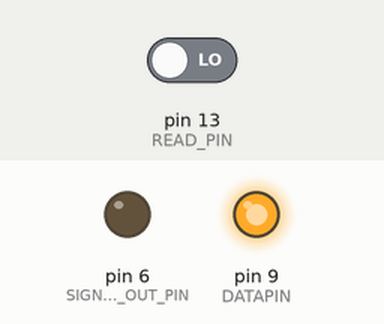
Simulated run of this sketch. Board: Arduino Uno, built with avr-gcc and run on an emulated ATmega328P. On the bench: output pins drawn as LEDs (lit = HIGH). The inputs (shaded band) are chosen by the test bench; at power-on: pin 13 (READ_PIN) LOW.

Above: at 1.2 s.
1.3 s: pin 13 (READ_PIN) driven HIGH
At 2.6 s:
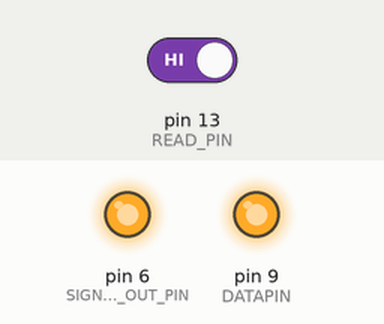
2.9 s: pin 13 (READ_PIN) driven LOW
At 4.3 s:
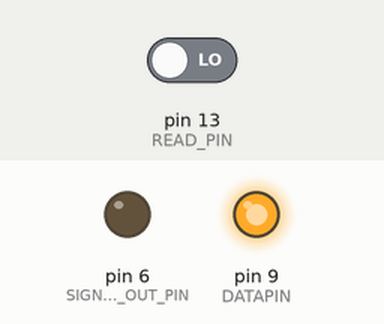
Timing chart, 0 to 5.9 s (numbered marks = the images above; inputs shaded):
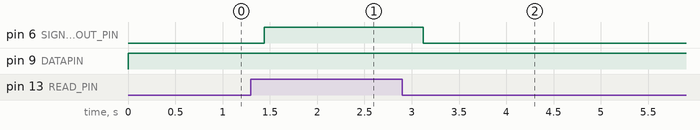

The sketch:

sendandrecieve.ino
```cpp
/*
  Send Bitstream from Array and Read Digital Signal

  This sketch sends a sequence of HIGH or LOW states (1s and 0s)
  out a single digital pin (pin 9) by cycling through the bitStream array.
  In addition, it continuously reads a digital signal from pin 13 and
  outputs the read signal to pin 7.
*/

#define DATAPIN 9       // Pin to send the bitstream
#define READ_PIN 13     // Pin to read the digital signal
#define SIGNAL_OUT_PIN 6 // Pin to output the read signal

// Example bitstream array.
// Modify these 1s and 0s to represent your desired data.
int bitStream[] = {1,1};//{1, 1, 0, 1, 1, 0, 1, 1, 0, 1, 0, 0, 0, 0, 1, 0, 0, 0, 0, 1, 0, 0, 0, 0, 1, 1, 0, 1, 1, 0, 1, 1, 0};
int streamLength = sizeof(bitStream) / sizeof(bitStream[0]);

void setup() {
  pinMode(DATAPIN, OUTPUT);       // Initialize DATAPIN as an output for the bitstream
  pinMode(READ_PIN, INPUT);        // Initialize READ_PIN as an input for the digital signal
  pinMode(SIGNAL_OUT_PIN, OUTPUT); // Initialize SIGNAL_OUT_PIN as an output for the read signal
}

void loop() {
  // Read the digital signal from pin 13 and output it to pin 7
  int inputSignal = digitalRead(READ_PIN);
  digitalWrite(SIGNAL_OUT_PIN, inputSignal);

  // Send each bit in the bitStream array on pin 9
  for (int i = 0; i < streamLength; i++) {
    digitalWrite(DATAPIN, bitStream[i]); // Write the current bit (1 -> HIGH, 0 -> LOW)
    delay(80);                           // Delay to hold each bit state (adjust as needed)
  }

  // Optional: a short delay before repeating the whole sequence
  delay(80);
}
```

Measured:
- after the input at 1.3 s, pin 6 (SIGNAL_OUT_PIN): LOW → HIGH after 0.14 s
- after the input at 2.9 s, pin 6 (SIGNAL_OUT_PIN): HIGH → LOW after 0.22 s
